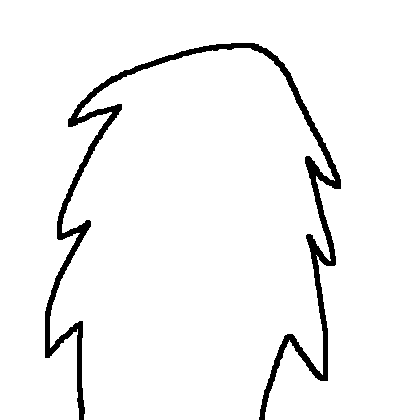
#> input picture app/parts/body18.png, 420 x 420 px; its folder holds 4 pictures in this run
$ python plomart.py
#> lines starting #> are read from the running program, lines starting #| are printed output that depends on the picture
import random
import time
import glob
import os
from PIL import Image, ImageDraw
from pathlib import Path

SCRIPT_LOCATION = os.path.realpath(__file__)
PARTS_DIR = os.path.join(os.path.dirname(SCRIPT_LOCATION), 'parts')
IMAGE_WIDTH = 420
IMAGE_HEIGHT = 420


class Part:
    def __init__(self, kind, path):
        # body, eyes, mouth, or nose
#> called with kind = 'body', path = 'app/parts/body18.png'
        self.kind = kind
        # path to the .png (e.g. "parts/nose2.png")
        self.path = Path(path)
        # name (e.g. "nose2")
        self.name = self.path.name[0:-4]
        # number (e.g. "2")
        self.number = self.name[-1:]
        # open the image file
        self.image = Image.open(self.path).convert('RGBA')
#> self.image is the input picture: PIL image 420x420 RGBA; mean R, G, B, A 0, 0, 0, 11.1


def get_parts(part) -> list:
    """ Returns a list of Part for some type """
    return [Part(kind=part, path=file_path) for file_path in glob.glob(f"{PARTS_DIR}/{part}*.png")]
#> call 2 of __init__, with kind = 'body', path = 'app/parts/body19.png'
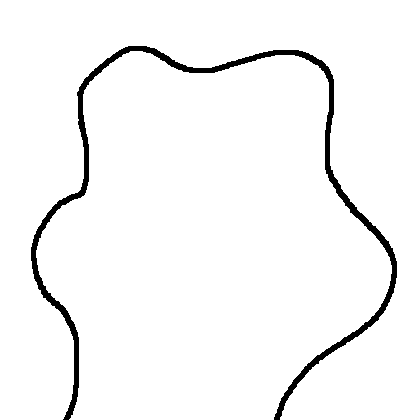
#> input picture app/parts/body19.png, 420 x 420 px
#> in __init__, self.image is the input picture: PIL image 420x420 RGBA; mean R, G, B, A 0, 0, 0, 8.8
#> call 3 of __init__, with kind = 'body', path = 'app/parts/body22.png'
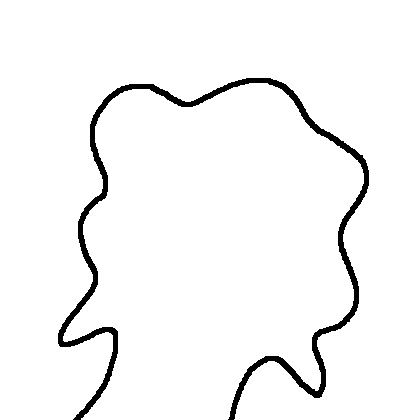
#> input picture app/parts/body22.png, 420 x 420 px
#> in __init__, self.image is the input picture: PIL image 420x420 RGBA; mean R, G, B, A 0, 0, 0, 9.4
#> call 4 of __init__, with kind = 'body', path = 'app/parts/body29.png'
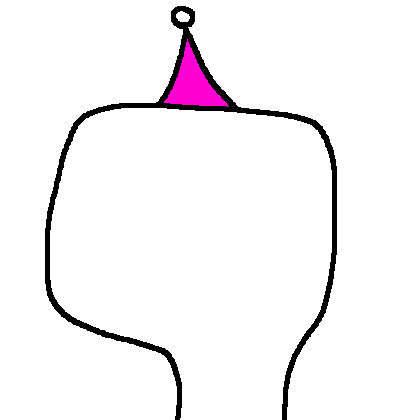
#> input picture app/parts/body29.png, 420 x 420 px
#> in __init__, self.image is the input picture: PIL image 420x420 RGBA; mean R, G, B, A 2.7, 0.2, 2.3, 12.1


# Load the part files.
BODY_PARTS = get_parts("body")
EYES_PARTS = get_parts("eyes")
MOUTH_PARTS = get_parts("mouth")
NOSE_PARTS = get_parts("nose")


def random_color() -> tuple:
    """ Returns a random color as a tuple """
    return tuple(random.choices(range(256), k=3))


def create_character(background_color, body_color, body, eyes, mouth, nose) -> Image:
    """ Returns an Image containing a character

    Arguments:
    background_color -- (tuple) Color for the background
    body_color -- (tuple) Color for the body
    body -- (str) File path to the body
    eyes -- (str) File path to the eyes
    nose -- (str) File path to the nose
    mouth -- (str) File path to the mouth

    Returns the character as an Image
    """

    # Create the image and draw the background
    image = Image.new("RGB", (IMAGE_WIDTH, IMAGE_HEIGHT), background_color)

    # Draw the body
    image.paste(body.image, mask=body.image)

    # Fill the body color
    # Use the middle of the image as the starting point
    seed = (220, 220)
    ImageDraw.floodfill(image, seed, body_color)

    # Draw the face
    image.paste(eyes.image, mask=eyes.image)
    image.paste(nose.image, mask=nose.image)
    image.paste(mouth.image, mask=mouth.image)

    return image


def create_random_character() -> Image:
    """ Returns an Image containing 1 random character and background """
    # Generate a random color for the background and body
    background_color = random_color()
    body_color = random_color()

    # Generate random parts for the body and face
    body = random.choice(BODY_PARTS)
    eyes = random.choice(EYES_PARTS)
    mouth = random.choice(MOUTH_PARTS)
    nose = random.choice(NOSE_PARTS)

    return create_character(background_color, body_color, body, eyes, mouth, nose)


def create_collage(columns, rows) -> Image:
    """ Returns a collage of characters as as Image """
#> called with columns = 5, rows = 5
    # Create a large canvas
    w = IMAGE_WIDTH * columns
    h = IMAGE_HEIGHT * rows
    image = Image.new("RGB", (w, h))
#> image: PIL image 2100x2100 RGB; every value is 0

    # Fill in the characters
    for row in range(0, rows):
        for column in range(0, columns):
            character = create_random_character()
            x = IMAGE_WIDTH * column
            y = IMAGE_HEIGHT * row
            image.paste(character, (x, y))

    return image


if __name__ == "__main__":
#> (the run stopped early here; a loop or call above may not have finished)
